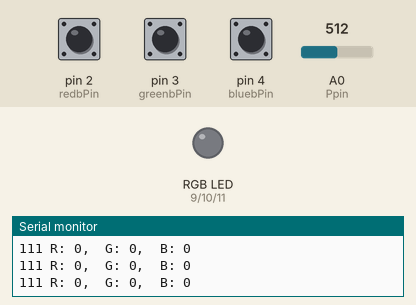
This sketch was run on a simulated Arduino Uno, built with avr-gcc and run on an emulated ATmega328P. Parts: an RGB LED mixed from three pins (HIGH = lit), the last lines printed to the serial monitor. Inputs (shaded band) come from the test bench; at power-on: pin 2 (redbPin) HIGH, A0 (Ppin) = 512, pin 3 (greenbPin) HIGH, pin 4 (bluebPin) HIGH. Dim RGB values are drawn brighter than linear.

Above: at 1.2 s.
1.3 s: pin 2 (redbPin) pulled LOW for 0.25 s
At 2.8 s:
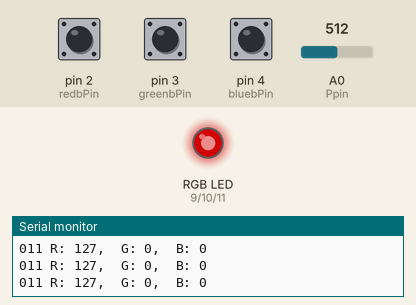
3.1 s: A0 (Ppin) set to 716
At 4.4 s:
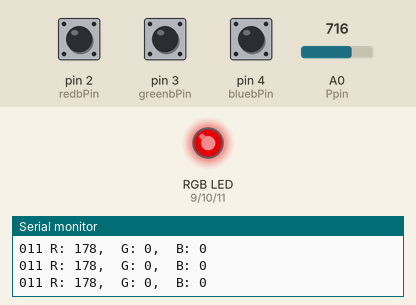
4.7 s: pin 3 (greenbPin) pulled LOW for 0.25 s
At 6.1 s:
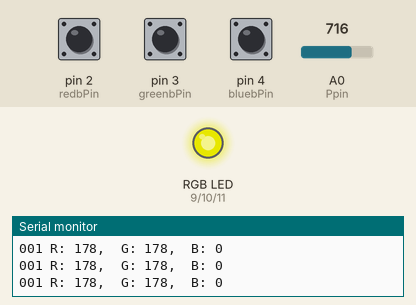
6.5 s: pin 4 (bluebPin) pulled LOW for 0.25 s
At 7.8 s:
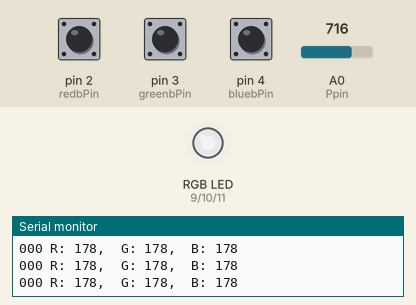
8.3 s: A0 (Ppin) set to 1023
At 9.3 s:
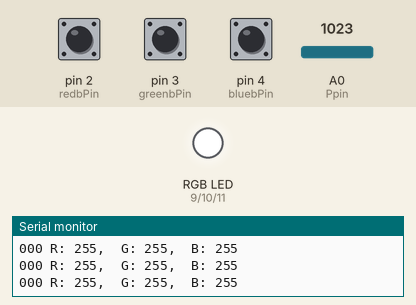
9.9 s: A0 (Ppin) set to 306
At 10.9 s:
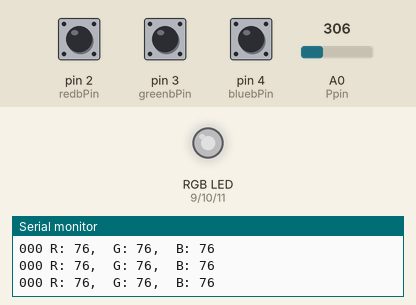
Timing chart, 0 to 12.5 s (numbered marks = the images above; inputs shaded):
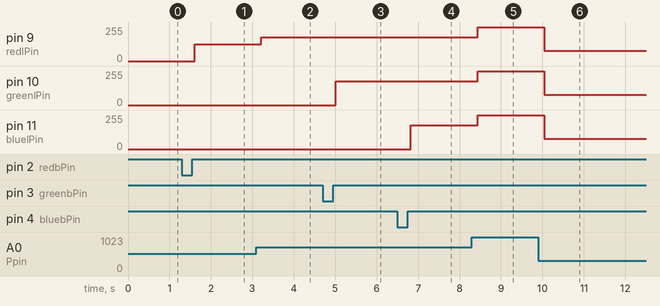

The sketch:

rgb_configurer.ino
```cpp
//button pins
int redbPin = 2;
int greenbPin = 3;
int bluebPin = 4;

//Led pins
int redlPin = 9;
int greenlPin = 10;
int bluelPin = 11;

//potentiometer
int Ppin = A0;
int Ppinval;

//present sensing variables
int redbval;
int greenbval;
int bluebval;

//past value sensing
int predBval = 1;
int pgreenBval;
int pblueBval;

//toggle variables
int redtpval=1;
int greentpval;
int bluetpval;

//color value
int redcval;
int bluecval;
int greencval;


void setup() {
  // put your setup code here, to run once:
//buttons
pinMode(redbPin,INPUT);
pinMode(greenbPin,INPUT);
pinMode(bluebPin,INPUT);
digitalWrite(redbPin,HIGH);
digitalWrite(greenbPin,HIGH);
digitalWrite(bluebPin,HIGH);

pinMode(Ppin, INPUT);

Serial.begin(9600);


}

void loop() {
  // put your main code here, to run repeatedly:

redbval = digitalRead(redbPin);
greenbval = digitalRead(greenbPin);
bluebval = digitalRead(bluebPin);

//for red button
if (redbval == 1 && predBval == 0){
  if (redtpval == 1){
      redtpval = 0;
  }
  else{
  redtpval = 1;

  }
}

//for green button
if (greenbval == 1 && pgreenBval == 0){
  if (greentpval == 1){
      greentpval = 0;
  }
  else{
  greentpval = 1;

  }
}

//for blue button
if (bluebval == 1 && pblueBval == 0){
  if (bluetpval == 1){
      bluetpval = 0;
  }
  else{
  bluetpval = 1;

  }
}

Serial.print(redtpval);
Serial.print(greentpval);
Serial.print(bluetpval);

predBval = redbval;
pgreenBval = greenbval;
pblueBval = bluebval;

if (redtpval == 0){
  Ppinval = analogRead(Ppin);
  redcval = (redlPin, (255./1023.) * Ppinval);
  analogWrite(redlPin,redcval);
  }

if (greentpval == 0){
  Ppinval = analogRead(Ppin);
  greencval = (greenlPin, (255./1023.) * Ppinval);
  analogWrite(greenlPin, greencval);
  }

if (bluetpval == 0){
  Ppinval = analogRead(Ppin);
  bluecval = (bluelPin, (255./1023.) * Ppinval);
  analogWrite(bluelPin, bluecval);
  }

Serial.print(" ");
Serial.print("R: ");
Serial.print(redcval);
Serial.print(", ");

Serial.print(" ");
Serial.print("G: ");
Serial.print(greencval);
Serial.print(", ");

Serial.print(" ");
Serial.print("B: ");
Serial.println(bluecval);

delay(200);
}
```

Measured:
- after the input at 1.3 s, pin 9 (redlPin): 0/255 → 127/255 after 0.31 s
- after the input at 3.1 s, pin 9 (redlPin): 127/255 → 178/255 after 0.11 s
- after the input at 4.7 s, pin 10 (greenlPin): 0/255 → 178/255 after 0.32 s
- after the input at 6.5 s, pin 11 (bluelPin): 0/255 → 178/255 after 0.33 s
- after the input at 8.3 s, pin 9 (redlPin), pin 10 (greenlPin), pin 11 (bluelPin): 178/255 → 255/255 after 0.14 s
- after the input at 9.9 s, pin 9 (redlPin), pin 10 (greenlPin), pin 11 (bluelPin): 255/255 → 76/255 after 0.15 s
